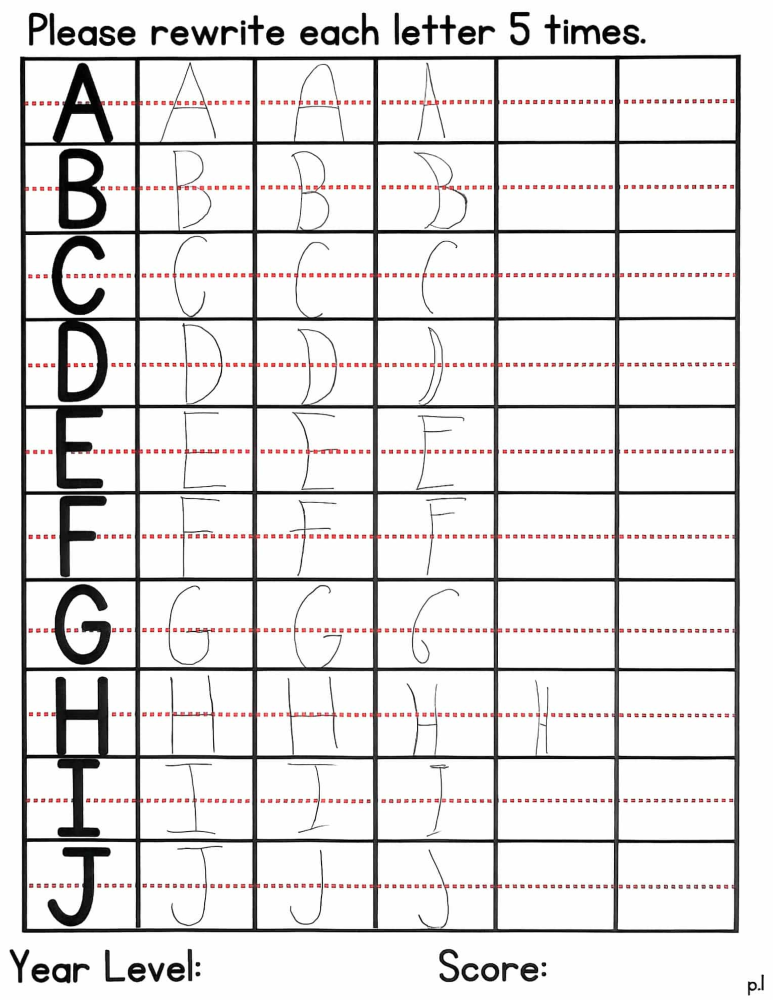
#> input picture 2_sift.png, 1545 x 2000 px (shown at 1/2 size); the run also reads 1 picture not shown here
$ jupyter execute --allow-errors Preproc_testing.ipynb
#> lines starting #> are read from the running program, lines starting #| are printed output that depends on the picture; after the words box and inside, x2 and y2 are one past the last pixel; in counts of white or black regions, pixels touching at a corner belong together
[cell 1]
import cv2 as cv
import cv2
import numpy as np
from matplotlib import pyplot as plt

[cell 2]
def show_img(img, title: str = '') -> None:
    plt.imshow(img, 'gray')
    plt.title(title)
    plt.show()

[cell 3]
img = cv.imread("./2_sift.png")
#> img is the input picture: shape (2000, 1545, 3); mean B, G, R 225, 225.1, 227
rgb_planes = cv2.split(img)
result_planes = []
result_norm_planes = []
for plane in rgb_planes:
    dilated_img = cv.dilate(plane, np.ones((7,7), np.uint8))
    bg_img = cv.medianBlur(dilated_img, 51)
    diff_img = 255 - cv.absdiff(plane, bg_img)
    norm_img = cv.normalize(diff_img, None, alpha=0, beta=255, norm_type=cv.NORM_MINMAX, dtype=cv.CV_8UC1)
    result_planes.append(diff_img)
    result_norm_planes.append(norm_img)
#> this loop made 3 passes
#> after the loop, result_norm_planes = 3 items; result_planes = 3 items

result = cv.merge(result_planes)
result_norm = cv.merge(result_norm_planes)

[cell 4]
show_img(dilated_img, "dilated")
show_img(bg_img, "bg_img")
cv.imwrite('./flat_field.jpg', bg_img)
#> Out = True

[cell 5]
# [6 lines of commented-out code are left out]

[cell 6]
# [16 lines of commented-out code are left out]

[cell 7]
edges = cv2.Canny(img, threshold1=100, threshold2=150)
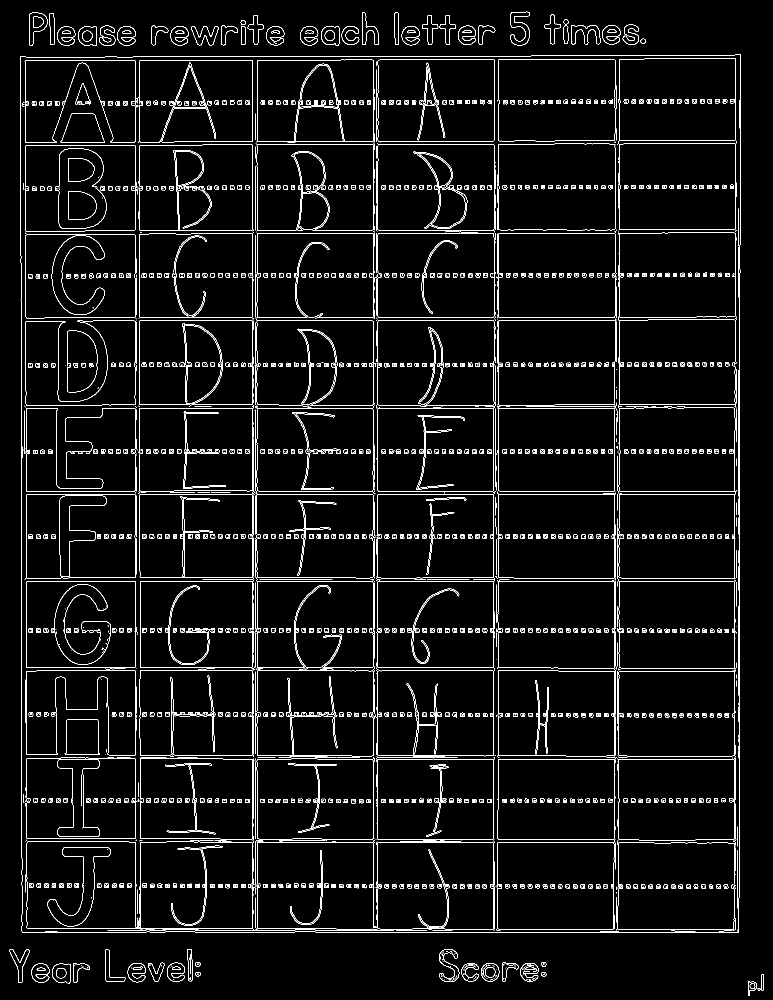
#> edges: shape (2000, 1545) (shown at 1/2 size); 4.4% white in thin lines or dots

[cell 8]
show_img(result_norm, "res_norm")
cv.imwrite("res_norm_test.png", result_norm)
#> Out = True

[cell 9]
def find_grid_corners(img):
    """Find the 4 corners of the outer grid boundary."""
    gray = cv2.cvtColor(img, cv2.COLOR_BGR2GRAY) if len(img.shape)==3 else img
    _, thresh = cv2.threshold(gray, 128, 255, cv2.THRESH_BINARY_INV)

    contours, _ = cv2.findContours(thresh, cv2.RETR_EXTERNAL, cv2.CHAIN_APPROX_SIMPLE)
    contours = sorted(contours, key=cv2.contourArea, reverse=True)

    for c in contours:
        peri = cv2.arcLength(c, True)
        approx = cv2.approxPolyDP(c, 0.02 * peri, True)
        if len(approx) == 4:
            return approx.reshape(4, 2).astype(np.float32)
    return None

def order_pts(pts):
    s = pts.sum(axis=1)
    d = np.diff(pts, axis=1).ravel()
    return np.float32([
        pts[np.argmin(s)],   # top-left
        pts[np.argmin(d)],   # top-right
        pts[np.argmax(s)],   # bottom-right
        pts[np.argmax(d)],   # bottom-left
    ])

template = cv2.imread("./template/A-J.png")
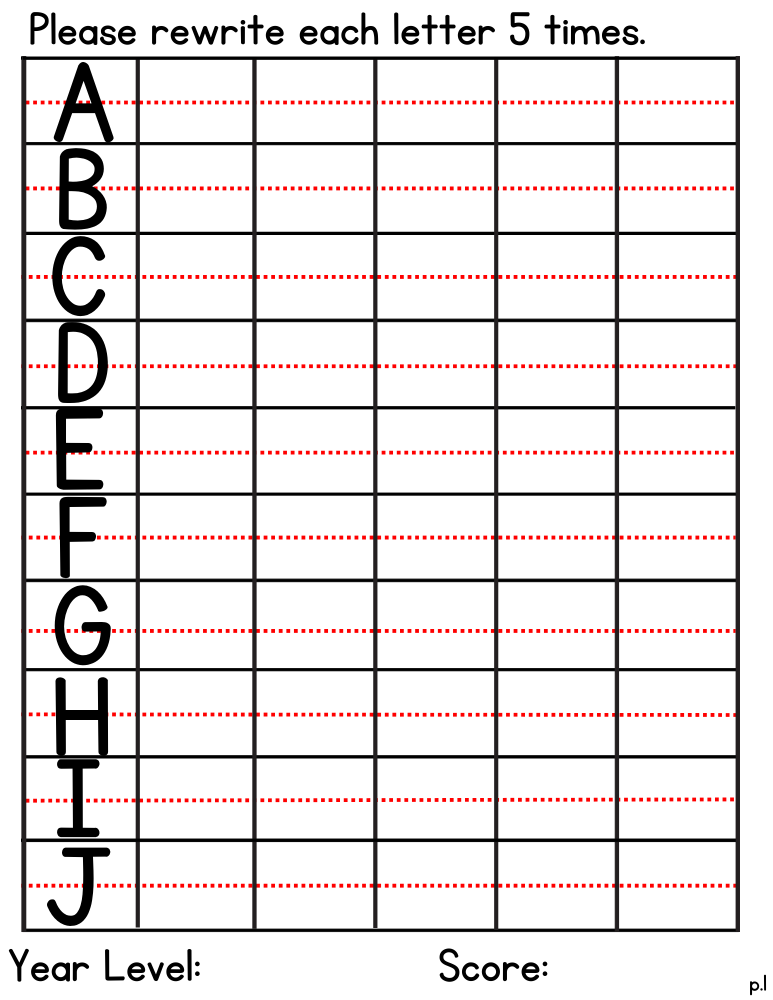
#> input picture template/A-J.png, 1545 x 2000 px (shown at 1/2 size)
#> template is the input picture: shape (2000, 1545, 3); mean B, G, R 226.7, 226.7, 231
photo    = cv2.imread("./eval_system/Correct Check/1 - Grade 1/Scanned_20260208-2341-04.jpg")
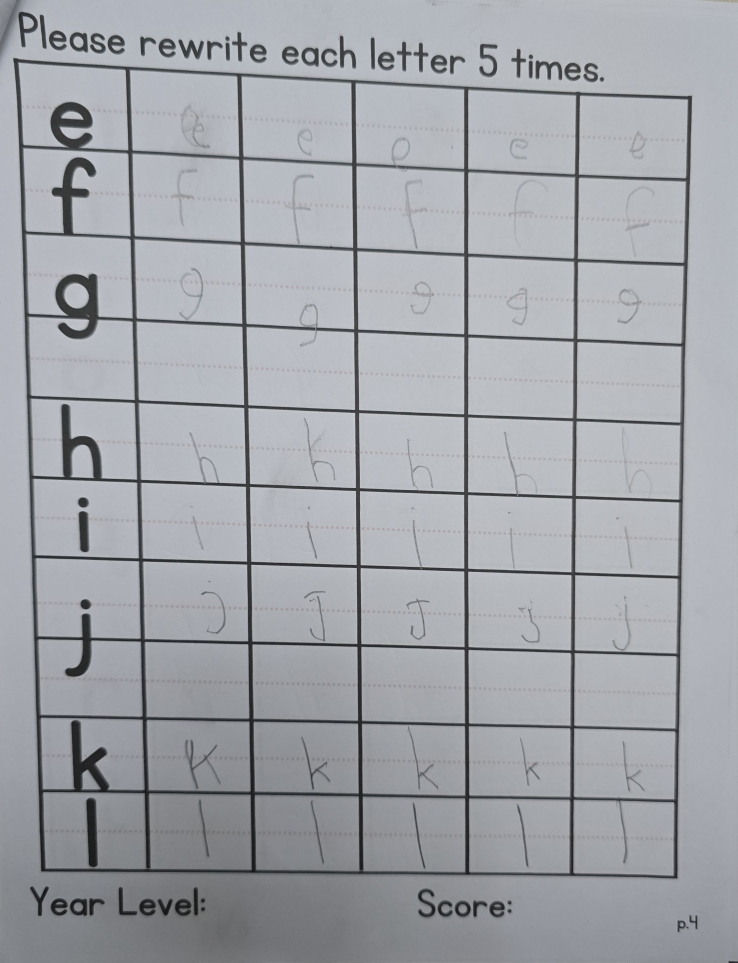
#> input picture eval_system/partial_consistency/1 - Grade 1/Scanned_20260208-2341-04.jpg, 2214 x 2888 px, found by its file name (shown at 1/3 size)
#> photo is the input picture: shape (2888, 2214, 3); mean B, G, R 169.9, 164.5, 161.8

# Get the grid corners from TEMPLATE (known, reliable)
t_corners = order_pts(find_grid_corners(template))
#> in find_grid_corners, `_, thresh = cv2.threshold(gray, 128, 255, cv2.THRESH_BINARY_INV)`: thresh: shape (2000, 1545); 11.5% white; 879 white regions (1 under 20 px)
#> in find_grid_corners, `contours, _ = cv2.findContours(thresh, cv2.RETR_EXTERNAL, cv2.CHAIN_AP..`: contours = 54 contours, 1 with area under 20; largest, box (x1, y1, x2, y2) and area: (42, 112, 1480, 1864) 2513093, (61, 24, 97, 89) 1310, (158, 52, 195, 90) 1136, (103, 1925, 140, 1963) 1126, (641, 52, 677, 90) 1120
#> the loop in find_grid_corners, `for c in contours:` made 1 pass
#> (peri, approx) on pass 1: (6383.1, [[43, 112], [43, 1863], [1479, 1863], [1479, 112]])
#> in order_pts, `s = pts.sum(axis=1)`: s = [155, 1906, 3342, 1591]
#> in order_pts, `d = np.diff(pts, axis=1).ravel()`: d = [69, 1820, 384, -1367]
#> t_corners = [[43, 112], [1479, 112], [1479, 1863], [43, 1863]]

# Get grid corners from PHOTO (perspective distorted)
p_corners = order_pts(find_grid_corners(photo))
#> in find_grid_corners (call 2), `_, thresh = cv2.threshold(gray, 128, 255, cv2.THRESH_BINARY_INV)`: thresh: shape (2888, 2214); 12.6% white; 1134 white regions (971 under 20 px)
#> in find_grid_corners (call 2), `contours, _ = cv2.findContours(thresh, cv2.RETR_EXTERNAL, cv2.CHAIN_AP..`: contours = 713 contours, 648 with area under 20; largest, box (x1, y1, x2, y2) and area: (40, 174, 2076, 2888) 4899396, (55, 35, 114, 142) 3391, (0, 0, 63, 168) 3144, (1253, 2664, 1308, 2758) 2709, (209, 97, 264, 158) 2580
#> the loop in find_grid_corners, `for c in contours:` made 1 pass
#> (peri, approx) on pass 1: (13151.6, [[41, 174], [192, 2885], [2032, 2635], [2075, 288]])
#> p_corners = [[41, 174], [2075, 288], [2032, 2635], [192, 2885]]

# Warp photo to match template's grid exactly
H = cv2.getPerspectiveTransform(p_corners, t_corners)
#> H = [[0.599, -0.0349, 24.16], [-0.0401, 0.576, 12.56], [-6.79e-05, -3.23e-05, 1]]
h, w = template.shape[:2]
#> h = 2000; w = 1545
aligned = cv2.warpPerspective(photo, H, (w, h))

cv2.imwrite("aligned.png", aligned)
#> Out = True

[cell 10]
# [7 lines of commented-out code are left out]
show_img(result_norm)
shadow_iter = result_norm
#> (the rest of this cell did not finish here and is left out)

[cell 11]
show_img(result, 'res')
# cv.imwrite("res_norm_gamma.png", result_norm)

[cell 12]
lab = cv2.cvtColor(result_norm, cv2.COLOR_BGR2LAB)
#> lab: shape (2000, 1545, 3); mean of channels 0, 1, 2 227.1, 128.8, 128.4
l_channel, a, b = cv2.split(lab)

# Apply CLAHE to the L-channel
clahe = cv2.createCLAHE(clipLimit=2.0, tileGridSize=(8,8))
cl = clahe.apply(l_channel)

# Merge modified L-channel back with a and b channels
limg = cv2.merge((cl, a, b))
#> limg: shape (2000, 1545, 3); mean of channels 0, 1, 2 226.6, 128.8, 128.4

# Convert back to BGR color space
enhanced_img = cv2.cvtColor(limg, cv2.COLOR_LAB2BGR)

# Show original and enhanced images side by side
result = np.hstack((result_norm, enhanced_img))
#> result: shape (2000, 3090, 3)
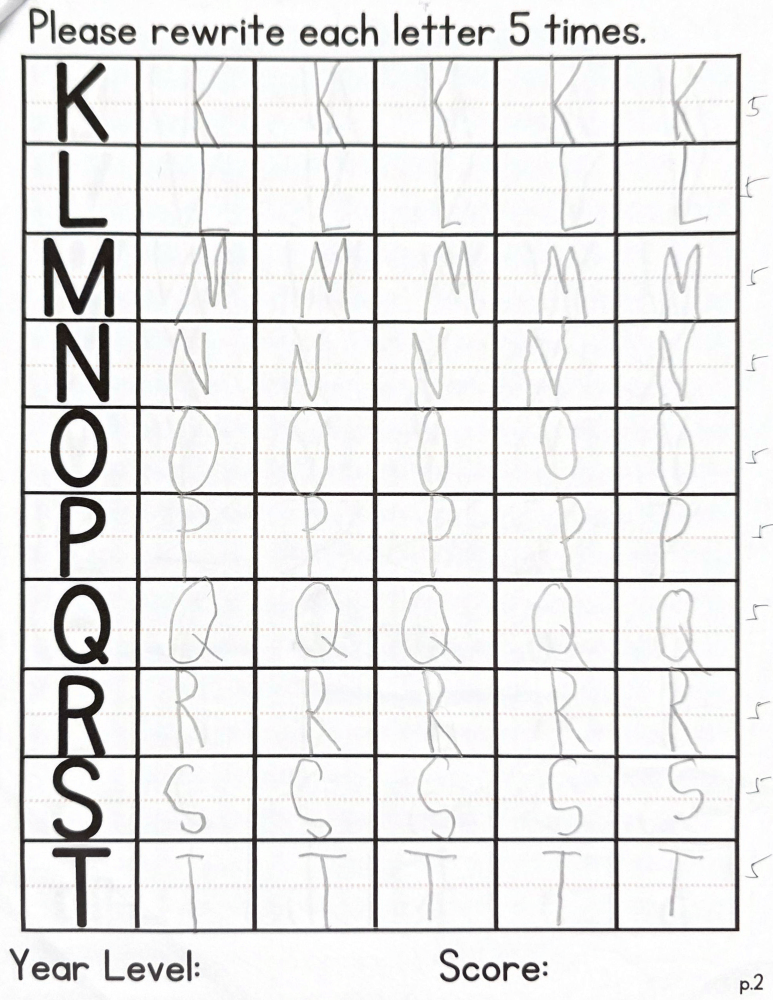
#> input picture removed_shadow.png, 1545 x 2000 px (shown at 1/2 size)
#> further down, img is the input picture: shape (2000, 1545, 3); mean B, G, R 228.3, 228.4, 228.7
# cv2.imshow('Contrast Enhanced Image', result)
# cv2.waitKey(0)
# cv2.destroyAllWindows()
show_img(result, 'Contrast Enhanced Image')

[cell 13]
# https://github.com/opencv/opencv/blob/master/samples/python/squares.py

'''
Simple "Square Detector" program.

Loads several images sequentially and tries to find squares in each image.
'''

# Python 2/3 compatibility
# from __future__ import print_function
import numpy as np
import cv2 as cv

def angle_cos(p0, p1, p2):
    d1, d2 = (p0-p1).astype('float'), (p2-p1).astype('float')
    return abs( np.dot(d1, d2) / np.sqrt( np.dot(d1, d1)*np.dot(d2, d2) ) )

def find_squares(img):
    img = cv.GaussianBlur(img, (5, 5), 0)
    squares = []
    h, w = img.shape[:2]
#> h = 2000; w = 1545
    img_area = h*w
#> img_area = 3090000
    for gray in cv.split(img):
        for thrs in range(0, 255, 26):
            if thrs == 0:
                bin = cv.Canny(gray, 0, 50, apertureSize=5)
                bin = cv.dilate(bin, None)
            else:
                _retval, bin = cv.threshold(gray, thrs, 255, cv.THRESH_BINARY)
            contours, _hierarchy = cv.findContours(bin, cv.RETR_LIST, cv.CHAIN_APPROX_SIMPLE)
            for cnt in contours:
                cnt_len = cv.arcLength(cnt, True)
                cnt = cv.approxPolyDP(cnt, 0.02*cnt_len, True)
                if len(cnt) == 4 and cv.contourArea(cnt) > 5000 and cv.contourArea(cnt) < img_area * 0.5 and cv.isContourConvex(cnt):
                    cnt = cnt.reshape(-1, 2)
                    max_cos = np.max([angle_cos( cnt[i], cnt[(i+1) % 4], cnt[(i+2) % 4] ) for i in range(4)])
                    if max_cos < 0.1:
                        squares.append(cnt)
#> this loop made 3 passes
#> bin: shape (2000, 1545); 80.7% white; 1011 black regions (833 under 20 px), largest, box (x1, y1, x2, y2) and area: (37, 106, 1538, 1869) 502129, (106, 1167, 223, 1330) 9584, (115, 299, 217, 458) 5310
    return squares


# from glob import glob
# for fn in glob('../data/pic*.png'):
img = cv.imread('./removed_shadow.png')
squares = find_squares(img)
cv.drawContours( img, squares, -1, (0, 255, 0), 3 )
#> img: shape (2000, 1545, 3); 11.05% of pixels changed, all inside (x1, y1, x2, y2) = (43, 112, 1477, 1861)
show_img(img, 'squares')
print(len(squares))
#| 780
    # cv.imshow('squares', img)


print('Done')


# [4 lines of commented-out code are left out]

[cell 14]
squares[0]
#> Out = [[997, 1684], [1224, 1683], [1227, 1853], [1000, 1855]]

[cell 15]
def count_grid_cells(img) -> int:
    """
    Automatically detects and counts grid cells in the image.
    Returns the number of cells found.
    """
    # Convert to grayscale if needed
    if len(img.shape) == 3:
        img_gray = cv.cvtColor(img, cv.COLOR_BGR2GRAY)
    else:
        img_gray = img

    # Apply threshold to detect grid lines
    # _, binary = cv.threshold(img_gray, 200, 255, cv.THRESH_BINARY_INV)

    binary = cv.adaptiveThreshold(
        img_gray,
        255,
        cv.ADAPTIVE_THRESH_GAUSSIAN_C,
        cv.THRESH_BINARY_INV,
        15,
        10
    )
#> binary: shape (2048, 1568); 10.3% white; 1773 white regions (904 under 20 px), largest, box (x1, y1, x2, y2) and area: (52, 115, 1481, 1876) 215915, (114, 1176, 233, 1338) 3466, (115, 474, 222, 633) 2909
    # show_img(binary)
    # Find contours
    contours, _ = cv.findContours(binary, cv.RETR_TREE, cv.CHAIN_APPROX_SIMPLE)

    cell_count = 0
    img_area = img_gray.shape[0] * img_gray.shape[1]
    squares = []
    for contour in contours:
        area = cv.contourArea(contour)

        # Filter: cells should be reasonably sized (not too small, not the whole image)
        if area > 1000 and area < img_area * 0.5:
            # Approximate the contour to see if it's rectangular
            peri = cv.arcLength(contour, True)
            approx = cv.approxPolyDP(contour, 0.02 * peri, True)

            # If it has 4 corners (rectangle)
            if len(approx) == 4:
                x, y, w, h = cv.boundingRect(contour)
                # Check aspect ratio is reasonable for a cell
                squares.append(contour)
                # aspect_ratio = float(w) / h if h > 0 else 0
                # if 0.3 < aspect_ratio < 3.0:
                cell_count += 1
#> this loop made 4023 passes
#> contour on passes 1 to 3: [[414, 2047]], [[411, 2043], [411, 2047], [412, 2046], [412, 2044]], [[412, 2040]]
    cv.drawContours(img, squares, -1, (0,255,0), 3)
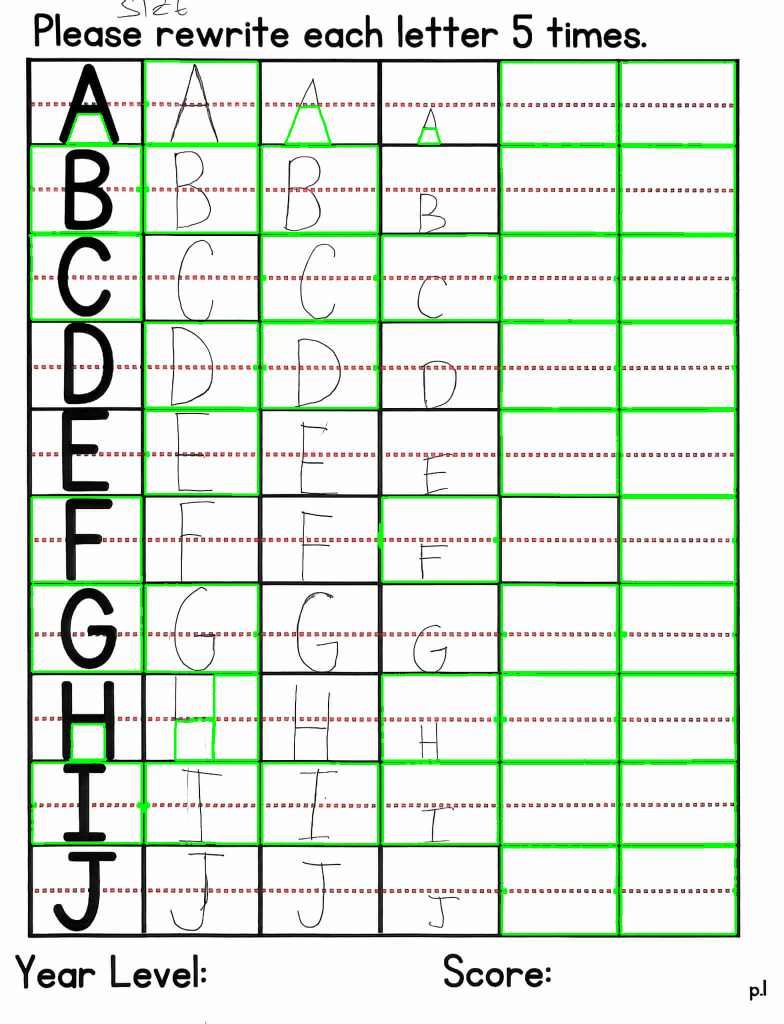
#> img: shape (2048, 1568, 3) (shown at 1/2 size); mean B, G, R 219.7, 232.5, 221.3
    show_img(img, 'squares')
    print(f"Number of grid cells detected: {cell_count}")
#| Number of grid cells detected: 44
    return cell_count

[cell 16]
img = cv.imread('./worksheets/A-J_size.jpg')
count_grid_cells(img)
#> Out = 44
